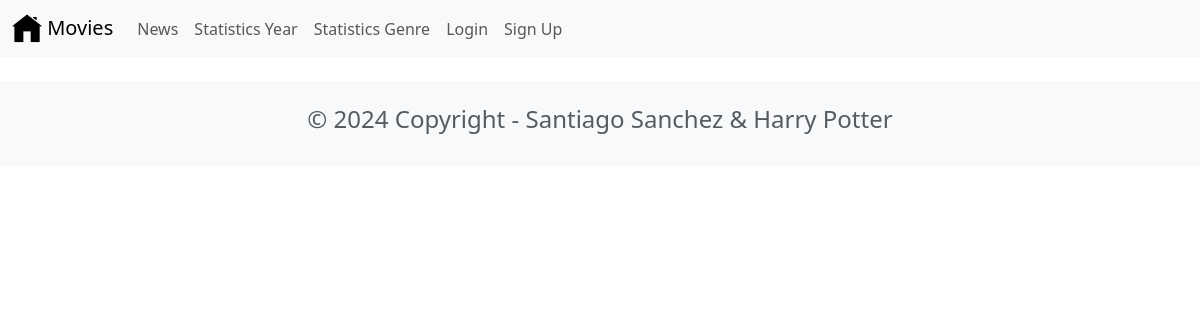
The page /news/ on the database as committed earlier.
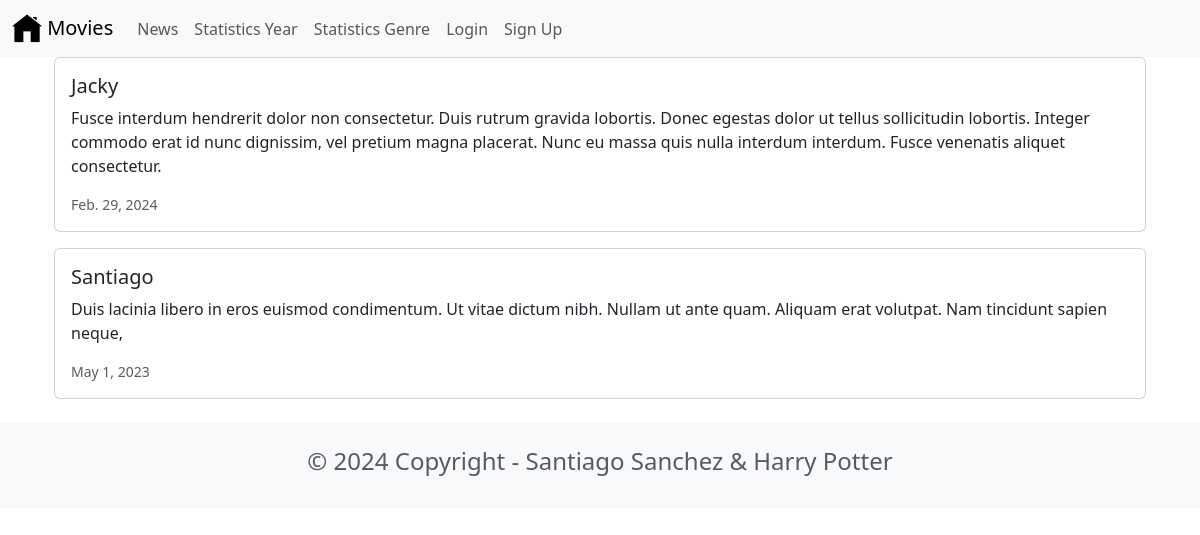
The same page on the database as committed later.
### news/models.py (models this page shows, shortened)
class News(models.Model):
    headline = models.CharField(max_length=200)
    body = models.TextField()
    date = models.DateField()

### news/views.py (the view)
# urls.py: path('news/', include('news.urls')),
def news(request):
    newss = News.objects.all().order_by('-date')
    return render(request, 'news.html', {'newss': newss})

### news/templates/news.html (shortened to what this page needs)
{% extends 'base.html' %}
{% block content %}
<div class="container">
    {% for news in newss %}
    <div class="card mb-3">
        <div class="row g-0">
            <div>
                <div class="card-body">
                    <h5 class="card-title">{{ news.headline }}</h5>
                    <p class="card-text">{{ news.body }}</p>
                    <p class="card-text"><small class="text-muted"> {{ news.date }}</small></p>
                </div>
            </div>
        </div>
    </div>
    {% endfor %}
</div>
{% endblock content %}

### moviereviews/templates/base.html (shortened to what this page needs)
<head>
    <link href="https://cdn.jsdelivr.net/npm/bootstrap@5.3.3/dist/css/bootstrap.min.css" rel="stylesheet">
</head>
<nav class="navbar navbar-expand-lg bg-body-tertiary">
    <div class="container-fluid">
        <a class="navbar-brand" href="{% url 'home' %}">
            {% load static %}
            <img src="{% static 'images/home.png' %}" alt="" width="30" height="30" class="d-inline-block align-text-top" />
            Movies
        </a>
        <div class="collapse navbar-collapse" id="navbarSupportedContent">
            <ul class="navbar-nav me-auto mb-2 mb-lg-0">
                <li class="nav-item">
                    <a class="nav-link activate" aria-current="page" href="{% url 'news' %}">News</a>
                </li>
                <li class="nav-item">
                    <a class="nav-link" href="{% url 'statistics' %}">Statistics Year</a>
                </li>
                <li class="nav-item">
                    <a class="nav-link" href="{% url 'statistics_genre' %}">Statistics Genre</a>
                </li>
                <li class="nav-item">
                      <a class="nav-link" href="#">Login</a>
                </li>
                <li class="nav-item">
                      <a class="nav-link" href="#">Sign Up</a>
                </li>
            </ul>
        </div>
    </div>
</nav>
<div class="container">
    {% block content %}
    {% endblock content %}
</div>
<footer class="text-center text-lg-start bg-light text-muted mt-4">
    <div class="container">
        <div class="row">
            <div class="text-center p-4">
                <h4>© 2024 Copyright - Santiago Sanchez & Harry Potter</h4>
            </div>
        </div>
    </div>
</footer>

Rows that differ between the two databases and show on the page:
added News: headline "Jacky", body "Fusce interdum hendrerit dolor non consectetur. Duis rutrum gravida lobortis. Donec egestas dolor ut tellus sollicitudin lobortis. Integer commodo erat id nunc dignissim, vel pretium magna placerat. Nunc eu massa quis nulla interdum interdum. Fusce venenatis aliquet consectetur.", date "Feb. 29, 2024"
added News: headline "Santiago", body "Duis lacinia libero in eros euismod condimentum. Ut vitae dictum nibh. Nullam ut ante quam. Aliquam erat volutpat. Nam tincidunt sapien neque,", date "May 1, 2023"
